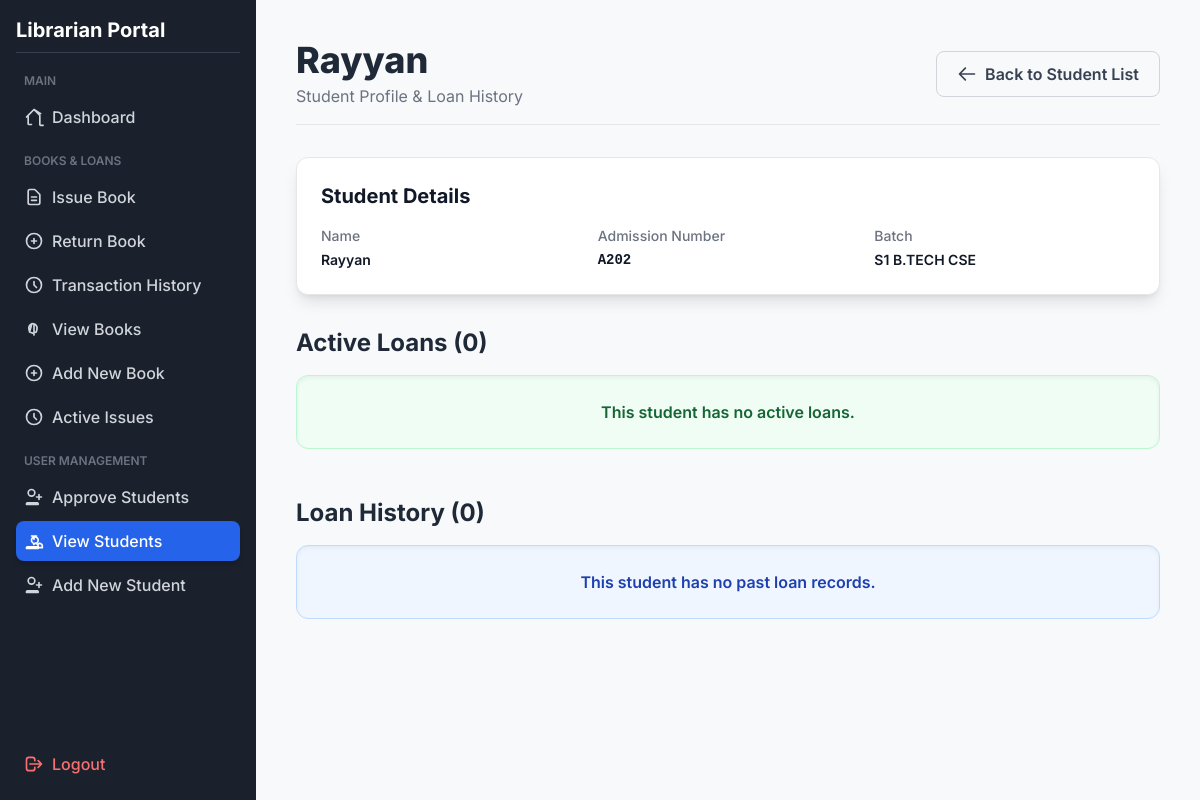
Page /student_details/3 (signed in) on the earlier database version.
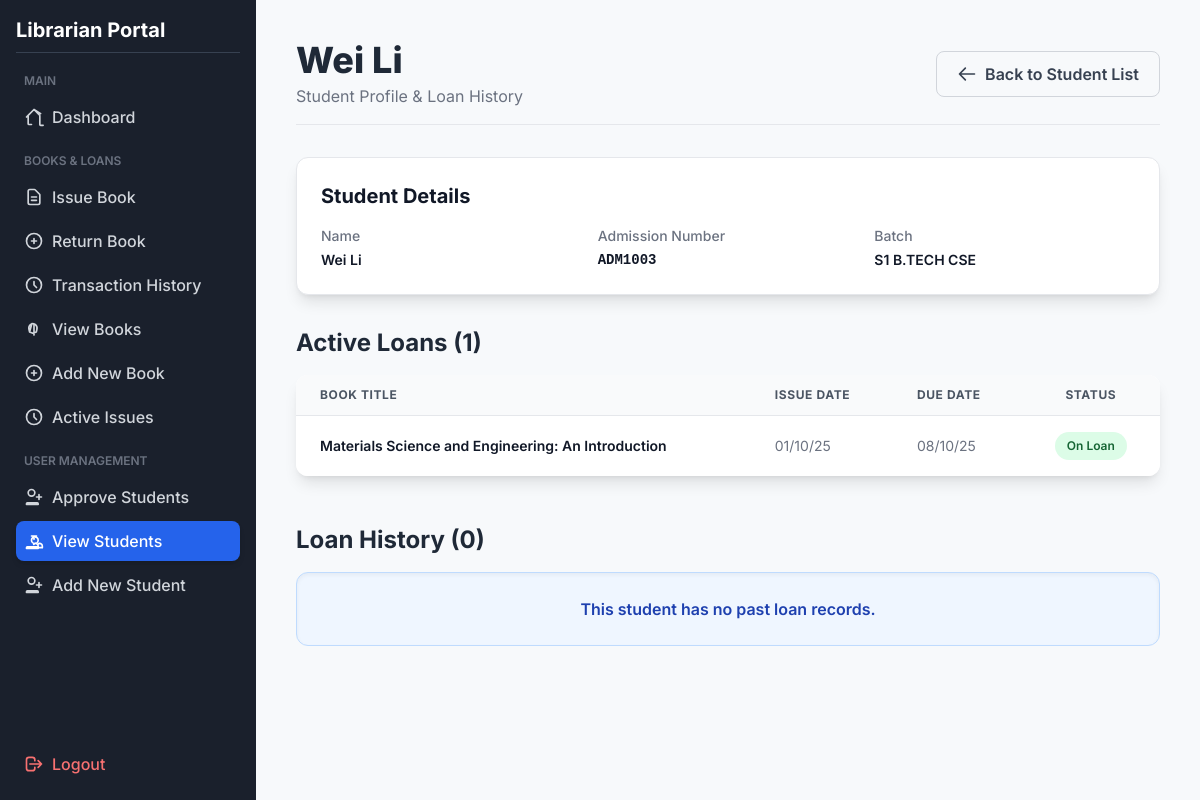
Same page on the later database version.
### tables this page shows
CREATE TABLE students (
                            id INTEGER PRIMARY KEY AUTOINCREMENT,
                            admission_no TEXT UNIQUE NOT NULL,
                            name TEXT NOT NULL,
                            batch TEXT NOT NULL
                        );

CREATE TABLE transactions (
                            id INTEGER PRIMARY KEY AUTOINCREMENT,
                            book_id INTEGER, 
                            student_id INTEGER, 
                            issue_date TEXT NOT NULL,
                            due_date TEXT NOT NULL,  
                            return_date TEXT,
                            FOREIGN KEY(book_id) REFERENCES books(id) ON DELETE SET NULL,
                            FOREIGN KEY(student_id) REFERENCES students(id) ON DELETE SET NULL
                        );

CREATE TABLE books (
                            id INTEGER PRIMARY KEY AUTOINCREMENT,
                            custom_id TEXT UNIQUE,
                            name TEXT NOT NULL,
                            author TEXT NOT NULL,
                            available BOOLEAN NOT NULL DEFAULT 1
                        );

### app.py (the view)
@app.route("/student_details/<int:id>")
@login_required
def student_details(id):
    with get_connection() as conn:
        student = conn.execute("SELECT * FROM students WHERE id = ?", (id,)).fetchone()
        if not student:
            flash("Student not found.", "danger")
            return redirect(url_for('view_students'))
        active_loans_data = conn.execute("""
            SELECT b.name as book_name, t.issue_date, t.due_date
            FROM transactions t
            JOIN books b ON t.book_id = b.id
            WHERE t.student_id = ? AND t.return_date IS NULL
            ORDER BY t.due_date ASC
        """, (id,)).fetchall()
        today_str = date.today().strftime('%Y-%m-%d')
        active_loans = []
        for loan in active_loans_data:
            loan_dict = dict(loan)
            loan_dict['is_overdue'] = loan_dict['due_date'] < today_str
            active_loans.append(loan_dict)
        loan_history = conn.execute("""
            SELECT b.name as book_name, t.issue_date, t.return_date
            FROM transactions t
            JOIN books b ON t.book_id = b.id
            WHERE t.student_id = ? AND t.return_date IS NOT NULL
            ORDER BY t.return_date DESC
        """, (id,)).fetchall()
    return render_template("student_details.html",
                           student=student,
                           active_loans=active_loans,
                           loan_history=loan_history)

### app.py (called while the page is built)
@app.template_filter('dateformat')
def dateformat(value, format='%d/%m/%y'):
    if value is None:
        return "-"
    try:
        date_obj = datetime.datetime.strptime(value, '%Y-%m-%d')
        return date_obj.strftime(format)
    except (ValueError, TypeError):
        return value

def get_connection():
    return SQLiteContext(DB_NAME)

@app.context_processor
def inject_pending_count():
    with get_connection() as conn:
        try:
            count = conn.execute("SELECT COUNT(id) FROM students_auth WHERE is_approved = 0").fetchone()[0]
            return dict(pending_count=count)
        except:
            return dict(pending_count=0)

def login_required(f):
    @wraps(f)
    def decorated_function(*args, **kwargs):
        if not session.get('logged_in'):
            flash('Please log in to access this page.', 'danger')
            return redirect(url_for('login'))
        return f(*args, **kwargs)
    return decorated_function

    def __enter__(self):
        self.conn = sqlite3.connect(self.db_name)
        self.conn.row_factory = sqlite3.Row
        self.conn.execute('PRAGMA foreign_keys = ON;')
        return self.conn

### templates/student_details.html (shortened to what the changed rows need)
<!DOCTYPE html>
<html lang="en">
<head>
    <script src="https://cdn.tailwindcss.com"></script>
</head>
<body class="min-h-screen">
    <div class="md:flex">
        <div class="sidebar w-full md:w-64 p-4 flex-shrink-0 md:flex md:flex-col md:h-screen md:sticky md:top-0">
            <div class="flex-grow">
                <h2 class="text-xl font-bold text-white mb-4 border-b border-gray-700 pb-2">Librarian Portal</h2>
            </div>
        </div>
        <main class="flex-grow p-10">
            <header class="mb-8 flex flex-col md:flex-row justify-between items-start md:items-center pb-4 border-b border-gray-200">
                <div>
                    <h1 class="text-4xl font-extrabold text-gray-800">{{ student.name }}</h1>
                    <p class="text-gray-500 mt-1">Student Profile & Loan History</p>
                </div>
            </header>
            <div class="bg-white p-6 rounded-xl shadow-lg border border-gray-200 mb-8">
                <div class="grid grid-cols-1 md:grid-cols-3 gap-4 text-sm">
                    <div>
                        <dt class="font-medium text-gray-500">Name</dt>
                        <dd class="mt-1 text-gray-900 font-semibold">{{ student.name }}</dd>
                    </div>
                    <div>
                        <dt class="font-medium text-gray-500">Admission Number</dt>
                        <dd class="mt-1 text-gray-900 font-semibold font-mono">{{ student.admission_no }}</dd>
                    </div>
                    <div>
                        <dt class="font-medium text-gray-500">Batch</dt>
                        <dd class="mt-1 text-gray-900 font-semibold">{{ student.batch }}</dd>
                    </div>
                </div>
            </div>
            <div class="mt-8">
                <h3 class="text-2xl font-bold text-gray-800 mb-4">Active Loans ({{ active_loans|length }})</h3>
                {% if active_loans %}
                    <div class="overflow-x-auto bg-white rounded-xl shadow-lg">
                        <table class="min-w-full divide-y divide-gray-200">
                            <thead class="bg-gray-50">
                                <tr>
                                    <th class="px-6 py-3 text-left text-xs font-bold text-gray-600 uppercase tracking-wider">Book Title</th>
                                    <th class="px-6 py-3 text-left text-xs font-bold text-gray-600 uppercase tracking-wider">Issue Date</th>
                                    <th class="px-6 py-3 text-left text-xs font-bold text-gray-600 uppercase tracking-wider">Due Date</th>
                                    <th class="px-6 py-3 text-center text-xs font-bold text-gray-600 uppercase tracking-wider">Status</th>
                                </tr>
                            </thead>
                            <tbody class="bg-white divide-y divide-gray-200">
                                {% for loan in active_loans %}
                                <tr class="hover:bg-gray-50 transition">
                                    <td class="px-6 py-4 text-sm font-semibold text-gray-900">{{ loan.book_name }}</td>
                                    <td class="px-6 py-4 whitespace-nowrap text-sm text-gray-500">{{ loan.issue_date | dateformat }}</td>
                                    <td class="px-6 py-4 whitespace-nowrap text-sm {{ 'overdue-text' if loan.is_overdue else 'text-gray-500' }}">{{ loan.due_date | dateformat }}</td>
                                    <td class="px-6 py-4 whitespace-nowrap text-center text-sm">
                                        {% if loan.is_overdue %}
                                            <span class="px-3 py-1 inline-flex text-xs leading-5 font-semibold rounded-full bg-red-100 text-red-800">OVERDUE</span>
                                        {% else %}
                                            <span class="px-3 py-1 inline-flex text-xs leading-5 font-semibold rounded-full bg-green-100 text-green-800">On Loan</span>
                                        {% endif %}
                                    </td>
                                </tr>
                                {% endfor %}
                            </tbody>
                        </table>
                    </div>
                {% else %}
                    <div class="p-6 bg-green-50 border border-green-200 text-green-800 rounded-xl text-center shadow-inner">
                        <p class="font-semibold">This student has no active loans.</p>
                    </div>
                {% endif %}
            </div>
        </main>
    </div>
</body>
</html>

Differences in the rows shown:
changed students "S1 B.TECH CSE": name "Rayyan" → "Wei Li"; admission_no "A202" → "ADM1003"
now on this page (row edited): transactions: book_name "Materials Science and Engineering: An Introduction", issue_date "01/10/25", due_date "08/10/25"
Other differences:
{{ active_loans|length }}: "0" → "1"
text no longer shown: "This student has no active loans."
text now shown: "BOOK TITLE ISSUE DATE DUE DATE STATUS"
